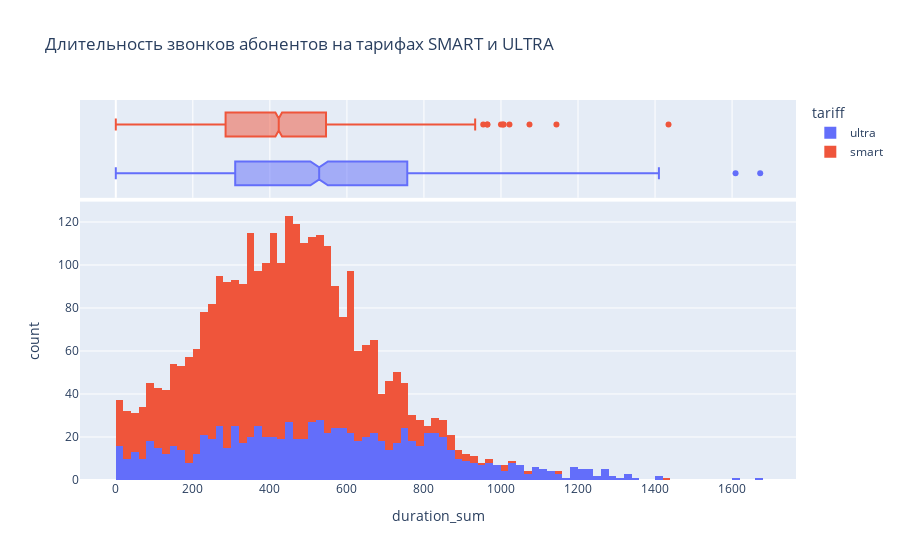

This figure's notebook cell:
### Markdown cell above
Пользователям тарифа **SMART** в среднем требуется **419** мин разговора в месяц.  
Дисперсия 35844. Стандартное отклонение 189 мин.  

Пользователям тарифа **ULTRA** в среднем требуется **545** мин разговора в месяц.  
Дисперсия 94203. Стандартное отклонение 306 мин.

### Code cell
px.histogram(df, x = 'duration_sum', color = 'tariff', marginal = 'box',
             title = 'Длительность звонков абонентов на тарифах SMART и ULTRA')

### Figure 1 — Plotly figure (JSON) as saved in the notebook; plotly's stock layout.template omitted (floating-point values rounded to 4 significant figures; data arrays with more than 128 entries replaced by an {"elided": "..."} marker saying what was removed)
{"data": [{"alignmentgroup": "True", "bingroup": "x", "hovertemplate": "tariff=ultra<br>duration_sum=%{x}<br>count=%{y}<extra></extra>", "legendgroup": "ultra", "marker": {"color": "#636efa", "pattern": {"shape": ""}}, "name": "ultra", "offsetgroup": "ultra", "orientation": "v", "showlegend": true, "type": "histogram", "x": {"elided": "984 int values"}, "xaxis": "x", "yaxis": "y"}, {"alignmentgroup": "True", "hovertemplate": "tariff=ultra<br>duration_sum=%{x}<extra></extra>", "legendgroup": "ultra", "marker": {"color": "#636efa"}, "name": "ultra", "notched": true, "offsetgroup": "ultra", "showlegend": false, "type": "box", "x": {"elided": "984 int values"}, "xaxis": "x2", "yaxis": "y2"}, {"alignmentgroup": "True", "bingroup": "x", "hovertemplate": "tariff=smart<br>duration_sum=%{x}<br>count=%{y}<extra></extra>", "legendgroup": "smart", "marker": {"color": "#EF553B", "pattern": {"shape": ""}}, "name": "smart", "offsetgroup": "smart", "orientation": "v", "showlegend": true, "type": "histogram", "x": {"elided": "2229 int values"}, "xaxis": "x", "yaxis": "y"}, {"alignmentgroup": "True", "hovertemplate": "tariff=smart<br>duration_sum=%{x}<extra></extra>", "legendgroup": "smart", "marker": {"color": "#EF553B"}, "name": "smart", "notched": true, "offsetgroup": "smart", "showlegend": false, "type": "box", "x": {"elided": "2229 int values"}, "xaxis": "x2", "yaxis": "y2"}], "layout": {"barmode": "relative", "legend": {"title": {"text": "tariff"}, "tracegroupgap": 0}, "title": {"text": "Длительность звонков абонентов на тарифах SMART и ULTRA"}, "xaxis": {"anchor": "y", "domain": [0, 1], "title": {"text": "duration_sum"}}, "xaxis2": {"anchor": "y2", "domain": [0, 1], "matches": "x", "showgrid": true, "showticklabels": false}, "yaxis": {"anchor": "x", "domain": [0, 0.7326], "title": {"text": "count"}}, "yaxis2": {"anchor": "x2", "domain": [0.7426, 1], "matches": "y2", "showgrid": false, "showline": false, "showticklabels": false, "ticks": ""}}}
